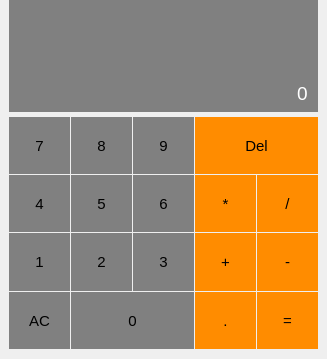
<?xml version="1.0" encoding="UTF-8"?>
<ui version="4.0">
 <class>Classic</class>
 <widget class="QWidget" name="Classic">
  <property name="geometry">
   <rect>
    <x>0</x>
    <y>0</y>
    <width>327</width>
    <height>359</height>
   </rect>
  </property>
  <property name="sizePolicy">
   <sizepolicy hsizetype="Minimum" vsizetype="Minimum">
    <horstretch>0</horstretch>
    <verstretch>0</verstretch>
   </sizepolicy>
  </property>
  <property name="windowTitle">
   <string>Form</string>
  </property>
  <layout class="QGridLayout" name="gridLayout_2">
   <property name="leftMargin">
    <number>9</number>
   </property>
   <property name="topMargin">
    <number>0</number>
   </property>
   <property name="rightMargin">
    <number>9</number>
   </property>
   <property name="bottomMargin">
    <number>9</number>
   </property>
   <property name="spacing">
    <number>0</number>
   </property>
   <item row="0" column="0">
    <layout class="QGridLayout" name="gridLayout">
     <property name="sizeConstraint">
      <enum>QLayout::SetMinimumSize</enum>
     </property>
     <property name="horizontalSpacing">
      <number>1</number>
     </property>
     <property name="verticalSpacing">
      <number>0</number>
     </property>
     <item row="5" column="3">
      <widget class="QPushButton" name="Button10">
       <property name="sizePolicy">
        <sizepolicy hsizetype="Minimum" vsizetype="Preferred">
         <horstretch>0</horstretch>
         <verstretch>0</verstretch>
        </sizepolicy>
       </property>
       <property name="font">
        <font>
         <pointsize>11</pointsize>
        </font>
       </property>
       <property name="styleSheet">
        <string notr="true">QPushButton {
	color: black;
	background-color: #FF8C00;
	border: 0px;
	padding: 0px;
margin-bottom: 1px;
}

QPushButton:pressed {
	background-color: #A9A9A9;
}

QPushButton:hover {
	background-color: #FF9F00;
}</string>
       </property>
       <property name="text">
        <string>.</string>
       </property>
       <property name="shortcut">
        <string>.</string>
       </property>
      </widget>
     </item>
     <item row="3" column="2">
      <widget class="QPushButton" name="Button6">
       <property name="sizePolicy">
        <sizepolicy hsizetype="Preferred" vsizetype="Preferred">
         <horstretch>0</horstretch>
         <verstretch>0</verstretch>
        </sizepolicy>
       </property>
       <property name="baseSize">
        <size>
         <width>20</width>
         <height>20</height>
        </size>
       </property>
       <property name="font">
        <font>
         <pointsize>11</pointsize>
        </font>
       </property>
       <property name="styleSheet">
        <string notr="true">QPushButton {
	color: black;
	background-color: grey;
	border: 0px;
	padding: 0px;
	margin-bottom: 1px;
}

QPushButton:pressed {
	background-color: #A9A9A9;
}

QPushButton:hover {
	background-color: #A9A9B0;
}</string>
       </property>
       <property name="text">
        <string>6</string>
       </property>
       <property name="shortcut">
        <string>6</string>
       </property>
       <property name="autoDefault">
        <bool>false</bool>
       </property>
      </widget>
     </item>
     <item row="4" column="1">
      <widget class="QPushButton" name="Button2">
       <property name="sizePolicy">
        <sizepolicy hsizetype="Preferred" vsizetype="Preferred">
         <horstretch>0</horstretch>
         <verstretch>0</verstretch>
        </sizepolicy>
       </property>
       <property name="baseSize">
        <size>
         <width>20</width>
         <height>20</height>
        </size>
       </property>
       <property name="font">
        <font>
         <pointsize>11</pointsize>
        </font>
       </property>
       <property name="styleSheet">
        <string notr="true">QPushButton {
	color: black;
	background-color: grey;
	border: 0px;
	padding: 0px;
	margin-bottom: 1px;
}

QPushButton:pressed {
	background-color: #A9A9A9;
}

QPushButton:hover {
	background-color: #A9A9B0;
}</string>
       </property>
       <property name="text">
        <string>2</string>
       </property>
       <property name="shortcut">
        <string>2</string>
       </property>
       <property name="autoDefault">
        <bool>false</bool>
       </property>
      </widget>
     </item>
     <item row="3" column="1">
      <widget class="QPushButton" name="Button5">
       <property name="sizePolicy">
        <sizepolicy hsizetype="Preferred" vsizetype="Preferred">
         <horstretch>0</horstretch>
         <verstretch>0</verstretch>
        </sizepolicy>
       </property>
       <property name="baseSize">
        <size>
         <width>20</width>
         <height>20</height>
        </size>
       </property>
       <property name="font">
        <font>
         <pointsize>11</pointsize>
        </font>
       </property>
       <property name="styleSheet">
        <string notr="true">QPushButton {
	color: black;
	background-color: grey;
	border: 0px;
	padding: 0px;
	margin-bottom: 1px;
}

QPushButton:pressed {
	background-color: #A9A9A9;
}

QPushButton:hover {
	background-color: #A9A9B0;
}</string>
       </property>
       <property name="text">
        <string>5</string>
       </property>
       <property name="shortcut">
        <string>5</string>
       </property>
       <property name="autoDefault">
        <bool>false</bool>
       </property>
      </widget>
     </item>
     <item row="4" column="3">
      <widget class="QPushButton" name="ButtonAdd">
       <property name="sizePolicy">
        <sizepolicy hsizetype="Preferred" vsizetype="Preferred">
         <horstretch>0</horstretch>
         <verstretch>0</verstretch>
        </sizepolicy>
       </property>
       <property name="baseSize">
        <size>
         <width>20</width>
         <height>20</height>
        </size>
       </property>
       <property name="font">
        <font>
         <pointsize>11</pointsize>
        </font>
       </property>
       <property name="styleSheet">
        <string notr="true">QPushButton {
	color: black;
	background-color: #FF8C00;
	border: 0px;
	padding: 0px;
margin-bottom: 1px;
}

QPushButton:pressed {
	background-color: #A9A9A9;
}

QPushButton:hover {
	background-color: #FF9F00;
}</string>
       </property>
       <property name="text">
        <string>+</string>
       </property>
       <property name="shortcut">
        <string>+</string>
       </property>
      </widget>
     </item>
     <item row="4" column="4">
      <widget class="QPushButton" name="ButtonSub">
       <property name="sizePolicy">
        <sizepolicy hsizetype="Preferred" vsizetype="Preferred">
         <horstretch>0</horstretch>
         <verstretch>0</verstretch>
        </sizepolicy>
       </property>
       <property name="baseSize">
        <size>
         <width>20</width>
         <height>20</height>
        </size>
       </property>
       <property name="font">
        <font>
         <pointsize>11</pointsize>
        </font>
       </property>
       <property name="styleSheet">
        <string notr="true">QPushButton {
	color: black;
	background-color: #FF8C00;
	border: 0px;
	padding: 0px;
margin-bottom: 1px;
}

QPushButton:pressed {
	background-color: #A9A9A9;
}

QPushButton:hover {
	background-color: #FF9F00;
}</string>
       </property>
       <property name="text">
        <string>-</string>
       </property>
       <property name="shortcut">
        <string>-</string>
       </property>
      </widget>
     </item>
     <item row="2" column="1">
      <widget class="QPushButton" name="Button8">
       <property name="sizePolicy">
        <sizepolicy hsizetype="Preferred" vsizetype="Preferred">
         <horstretch>0</horstretch>
         <verstretch>0</verstretch>
        </sizepolicy>
       </property>
       <property name="baseSize">
        <size>
         <width>20</width>
         <height>20</height>
        </size>
       </property>
       <property name="font">
        <font>
         <pointsize>11</pointsize>
        </font>
       </property>
       <property name="styleSheet">
        <string notr="true">QPushButton {
	color: black;
	background-color: grey;
	border: 0px;
	padding: 0px;
	margin-bottom: 1px;
}

QPushButton:pressed {
	background-color: #A9A9A9;
}

QPushButton:hover {
	background-color: #A9A9B0;
}</string>
       </property>
       <property name="text">
        <string>8</string>
       </property>
       <property name="shortcut">
        <string>8</string>
       </property>
       <property name="autoDefault">
        <bool>false</bool>
       </property>
      </widget>
     </item>
     <item row="2" column="0">
      <widget class="QPushButton" name="Button7">
       <property name="sizePolicy">
        <sizepolicy hsizetype="Preferred" vsizetype="Preferred">
         <horstretch>0</horstretch>
         <verstretch>0</verstretch>
        </sizepolicy>
       </property>
       <property name="baseSize">
        <size>
         <width>20</width>
         <height>20</height>
        </size>
       </property>
       <property name="font">
        <font>
         <pointsize>11</pointsize>
        </font>
       </property>
       <property name="styleSheet">
        <string notr="true">QPushButton {
	color: black;
	background-color: grey;
	border: 0px;
	padding: 0px;
	margin-bottom: 1px;
}

QPushButton:pressed {
	background-color: #A9A9A9;
}

QPushButton:hover {
	background-color: #A9A9B0;
}</string>
       </property>
       <property name="text">
        <string>7</string>
       </property>
       <property name="shortcut">
        <string>7</string>
       </property>
       <property name="autoDefault">
        <bool>false</bool>
       </property>
      </widget>
     </item>
     <item row="3" column="4">
      <widget class="QPushButton" name="ButtonDiv">
       <property name="sizePolicy">
        <sizepolicy hsizetype="Preferred" vsizetype="Preferred">
         <horstretch>0</horstretch>
         <verstretch>0</verstretch>
        </sizepolicy>
       </property>
       <property name="baseSize">
        <size>
         <width>20</width>
         <height>20</height>
        </size>
       </property>
       <property name="font">
        <font>
         <pointsize>11</pointsize>
        </font>
       </property>
       <property name="styleSheet">
        <string notr="true">QPushButton {
	color: black;
	background-color: #FF8C00;
	border: 0px;
	padding: 0px;
margin-bottom: 1px;
}

QPushButton:pressed {
	background-color: #A9A9A9;
}

QPushButton:hover {
	background-color: #FF9F00;
}</string>
       </property>
       <property name="text">
        <string>/</string>
       </property>
       <property name="shortcut">
        <string>/</string>
       </property>
      </widget>
     </item>
     <item row="4" column="0">
      <widget class="QPushButton" name="Button1">
       <property name="sizePolicy">
        <sizepolicy hsizetype="Preferred" vsizetype="Preferred">
         <horstretch>0</horstretch>
         <verstretch>0</verstretch>
        </sizepolicy>
       </property>
       <property name="baseSize">
        <size>
         <width>20</width>
         <height>20</height>
        </size>
       </property>
       <property name="font">
        <font>
         <pointsize>11</pointsize>
        </font>
       </property>
       <property name="styleSheet">
        <string notr="true">QPushButton {
	color: black;
	background-color: grey;
	border: 0px;
	padding: 0px;
	margin-bottom: 1px;
}

QPushButton:pressed {
	background-color: #A9A9A9;
}

QPushButton:hover {
	background-color: #A9A9B0;
}</string>
       </property>
       <property name="text">
        <string>1</string>
       </property>
       <property name="shortcut">
        <string>1</string>
       </property>
       <property name="autoDefault">
        <bool>false</bool>
       </property>
      </widget>
     </item>
     <item row="5" column="1" colspan="2">
      <widget class="QPushButton" name="Button0">
       <property name="sizePolicy">
        <sizepolicy hsizetype="Preferred" vsizetype="Preferred">
         <horstretch>0</horstretch>
         <verstretch>0</verstretch>
        </sizepolicy>
       </property>
       <property name="baseSize">
        <size>
         <width>20</width>
         <height>20</height>
        </size>
       </property>
       <property name="font">
        <font>
         <pointsize>11</pointsize>
        </font>
       </property>
       <property name="styleSheet">
        <string notr="true">QPushButton {
	color: black;
	background-color: grey;
	border: 0px;
	padding: 0px;
	margin-bottom: 1px;
}

QPushButton:pressed {
	background-color: #A9A9A9;
}

QPushButton:hover {
	background-color: #A9A9B0;
}</string>
       </property>
       <property name="text">
        <string>0</string>
       </property>
       <property name="shortcut">
        <string>0</string>
       </property>
       <property name="autoDefault">
        <bool>false</bool>
       </property>
      </widget>
     </item>
     <item row="2" column="3" colspan="2">
      <widget class="QPushButton" name="pushButton">
       <property name="sizePolicy">
        <sizepolicy hsizetype="Preferred" vsizetype="Preferred">
         <horstretch>0</horstretch>
         <verstretch>0</verstretch>
        </sizepolicy>
       </property>
       <property name="font">
        <font>
         <pointsize>11</pointsize>
        </font>
       </property>
       <property name="styleSheet">
        <string notr="true">QPushButton {
	color: black;
	background-color: #FF8C00;
	border: 0px;
	padding: 0px;
margin-bottom: 1px;
}

QPushButton:pressed {
	background-color: #A9A9A9;
}

QPushButton:hover {
	background-color: #FF9F00;
}</string>
       </property>
       <property name="text">
        <string>Del</string>
       </property>
       <property name="shortcut">
        <string>Backspace</string>
       </property>
      </widget>
     </item>
     <item row="0" column="0" colspan="5">
      <widget class="QLineEdit" name="DisplaySupport">
       <property name="sizePolicy">
        <sizepolicy hsizetype="Expanding" vsizetype="Preferred">
         <horstretch>0</horstretch>
         <verstretch>0</verstretch>
        </sizepolicy>
       </property>
       <property name="font">
        <font>
         <pointsize>10</pointsize>
        </font>
       </property>
       <property name="cursor">
        <cursorShape>ArrowCursor</cursorShape>
       </property>
       <property name="styleSheet">
        <string notr="true">QLineEdit {
	background-color:grey;
	border: 1px solid gray;
	border-bottom: 0px;
	padding: 5px;
	color: white;
}</string>
       </property>
       <property name="alignment">
        <set>Qt::AlignBottom|Qt::AlignRight|Qt::AlignTrailing</set>
       </property>
      </widget>
     </item>
     <item row="5" column="0">
      <widget class="QPushButton" name="ButtonAC">
       <property name="sizePolicy">
        <sizepolicy hsizetype="Preferred" vsizetype="Preferred">
         <horstretch>0</horstretch>
         <verstretch>0</verstretch>
        </sizepolicy>
       </property>
       <property name="baseSize">
        <size>
         <width>20</width>
         <height>20</height>
        </size>
       </property>
       <property name="font">
        <font>
         <pointsize>11</pointsize>
        </font>
       </property>
       <property name="styleSheet">
        <string notr="true">QPushButton {
	color: black;
	background-color: grey;
	border: 0px;
	padding: 0px;
	margin-bottom: 1px;
}

QPushButton:pressed {
	background-color: #A9A9A9;
}

QPushButton:hover {
	background-color: #A9A9B0;
}</string>
       </property>
       <property name="text">
        <string>AC</string>
       </property>
       <property name="shortcut">
        <string>Del</string>
       </property>
       <property name="autoDefault">
        <bool>false</bool>
       </property>
      </widget>
     </item>
     <item row="3" column="3">
      <widget class="QPushButton" name="ButtonMult">
       <property name="sizePolicy">
        <sizepolicy hsizetype="Preferred" vsizetype="Preferred">
         <horstretch>0</horstretch>
         <verstretch>0</verstretch>
        </sizepolicy>
       </property>
       <property name="baseSize">
        <size>
         <width>20</width>
         <height>20</height>
        </size>
       </property>
       <property name="font">
        <font>
         <pointsize>11</pointsize>
        </font>
       </property>
       <property name="styleSheet">
        <string notr="true">QPushButton {
	color: black;
	background-color: #FF8C00;
	border: 0px;
	padding: 0px;
margin-bottom: 1px;
}

QPushButton:pressed {
	background-color: #A9A9A9;
}

QPushButton:hover {
	background-color: #FF9F00;
}</string>
       </property>
       <property name="text">
        <string>*</string>
       </property>
       <property name="shortcut">
        <string>*</string>
       </property>
      </widget>
     </item>
     <item row="3" column="0">
      <widget class="QPushButton" name="Button4">
       <property name="sizePolicy">
        <sizepolicy hsizetype="Preferred" vsizetype="Preferred">
         <horstretch>0</horstretch>
         <verstretch>0</verstretch>
        </sizepolicy>
       </property>
       <property name="baseSize">
        <size>
         <width>20</width>
         <height>20</height>
        </size>
       </property>
       <property name="font">
        <font>
         <pointsize>11</pointsize>
        </font>
       </property>
       <property name="styleSheet">
        <string notr="true">QPushButton {
	color: black;
	background-color: grey;
	border: 0px;
	padding: 0px;
	margin-bottom: 1px;
}

QPushButton:pressed {
	background-color: #A9A9A9;
}

QPushButton:hover {
	background-color: #A9A9B0;
}</string>
       </property>
       <property name="text">
        <string>4</string>
       </property>
       <property name="shortcut">
        <string>4</string>
       </property>
       <property name="autoDefault">
        <bool>false</bool>
       </property>
      </widget>
     </item>
     <item row="1" column="0" colspan="5">
      <widget class="QLineEdit" name="Display">
       <property name="enabled">
        <bool>true</bool>
       </property>
       <property name="sizePolicy">
        <sizepolicy hsizetype="Expanding" vsizetype="Preferred">
         <horstretch>0</horstretch>
         <verstretch>0</verstretch>
        </sizepolicy>
       </property>
       <property name="font">
        <font>
         <pointsize>14</pointsize>
        </font>
       </property>
       <property name="cursor">
        <cursorShape>ArrowCursor</cursorShape>
       </property>
       <property name="mouseTracking">
        <bool>false</bool>
       </property>
       <property name="focusPolicy">
        <enum>Qt::NoFocus</enum>
       </property>
       <property name="contextMenuPolicy">
        <enum>Qt::NoContextMenu</enum>
       </property>
       <property name="styleSheet">
        <string notr="true">QLineEdit {
	background-color:grey;
	border: 1px solid gray;
	border-top: 0px;
	padding: 5px;
	color: white;
	margin-bottom: 5px;
}</string>
       </property>
       <property name="text">
        <string>0</string>
       </property>
       <property name="alignment">
        <set>Qt::AlignBottom|Qt::AlignRight|Qt::AlignTrailing</set>
       </property>
      </widget>
     </item>
     <item row="4" column="2">
      <widget class="QPushButton" name="Button3">
       <property name="sizePolicy">
        <sizepolicy hsizetype="Preferred" vsizetype="Preferred">
         <horstretch>0</horstretch>
         <verstretch>0</verstretch>
        </sizepolicy>
       </property>
       <property name="baseSize">
        <size>
         <width>20</width>
         <height>20</height>
        </size>
       </property>
       <property name="font">
        <font>
         <pointsize>11</pointsize>
        </font>
       </property>
       <property name="styleSheet">
        <string notr="true">QPushButton {
	color: black;
	background-color: grey;
	border: 0px;
	padding: 0px;
	margin-bottom: 1px;
}

QPushButton:pressed {
	background-color: #A9A9A9;
}

QPushButton:hover {
	background-color: #A9A9B0;
}</string>
       </property>
       <property name="text">
        <string>3</string>
       </property>
       <property name="shortcut">
        <string>3</string>
       </property>
       <property name="autoDefault">
        <bool>false</bool>
       </property>
      </widget>
     </item>
     <item row="2" column="2">
      <widget class="QPushButton" name="Button9">
       <property name="sizePolicy">
        <sizepolicy hsizetype="Preferred" vsizetype="Preferred">
         <horstretch>0</horstretch>
         <verstretch>0</verstretch>
        </sizepolicy>
       </property>
       <property name="baseSize">
        <size>
         <width>20</width>
         <height>20</height>
        </size>
       </property>
       <property name="font">
        <font>
         <pointsize>11</pointsize>
        </font>
       </property>
       <property name="styleSheet">
        <string notr="true">QPushButton {
	color: black;
	background-color: grey;
	border: 0px;
	padding: 0px;
	margin-bottom: 1px;
}

QPushButton:pressed {
	background-color: #A9A9A9;
}

QPushButton:hover {
	background-color: #A9A9B0;
}</string>
       </property>
       <property name="text">
        <string>9</string>
       </property>
       <property name="shortcut">
        <string>9</string>
       </property>
       <property name="autoDefault">
        <bool>false</bool>
       </property>
      </widget>
     </item>
     <item row="5" column="4">
      <widget class="QPushButton" name="ButtonEq">
       <property name="sizePolicy">
        <sizepolicy hsizetype="Preferred" vsizetype="Preferred">
         <horstretch>0</horstretch>
         <verstretch>0</verstretch>
        </sizepolicy>
       </property>
       <property name="baseSize">
        <size>
         <width>20</width>
         <height>20</height>
        </size>
       </property>
       <property name="font">
        <font>
         <pointsize>11</pointsize>
        </font>
       </property>
       <property name="styleSheet">
        <string notr="true">QPushButton {
	color: black;
	background-color: #FF8C00;
	border: 0px;
	padding: 0px;
margin-bottom: 1px;
}

QPushButton:pressed {
	background-color: #A9A9A9;
}

QPushButton:hover {
	background-color: #FF9F00;
}</string>
       </property>
       <property name="text">
        <string>=</string>
       </property>
       <property name="shortcut">
        <string>Enter</string>
       </property>
      </widget>
     </item>
    </layout>
   </item>
  </layout>
 </widget>
 <resources/>
 <connections/>
</ui>
